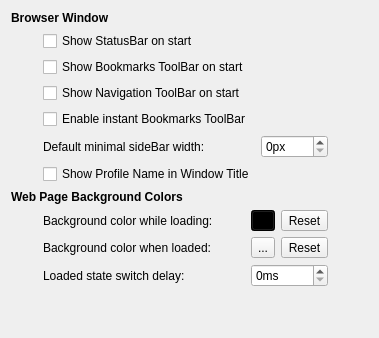
             <widget class="QWidget" name="tab_4">
              <attribute name="title">
               <string>Advanced options</string>
              </attribute>
              <layout class="QGridLayout" name="gridLayout_16">
               <item row="1" column="2">
                <layout class="QGridLayout" name="gridLayout_7">
                 <item row="1" column="0">
                  <widget class="QCheckBox" name="showBookmarksToolbar">
                   <property name="text">
                    <string>Show Bookmarks ToolBar on start</string>
                   </property>
                  </widget>
                 </item>
                 <item row="4" column="0">
                  <widget class="QLabel" name="label_56">
                   <property name="text">
                    <string>Default minimal sideBar width:</string>
                   </property>
                  </widget>
                 </item>
                 <item row="0" column="0">
                  <widget class="QCheckBox" name="showStatusbar">
                   <property name="text">
                    <string>Show StatusBar on start</string>
                   </property>
                  </widget>
                 </item>
                 <item row="2" column="0">
                  <widget class="QCheckBox" name="showNavigationToolbar">
                   <property name="text">
                    <string>Show Navigation ToolBar on start</string>
                   </property>
                  </widget>
                 </item>
                 <item row="3" column="0">
                  <widget class="QCheckBox" name="instantBookmarksToolbar">
                   <property name="text">
                    <string>Enable instant Bookmarks ToolBar</string>
                   </property>
                  </widget>
                 </item>
                 <item row="4" column="1">
                  <widget class="QSpinBox" name="defaultSideBarWidth">
                   <property name="suffix">
                    <string>px</string>
                   </property>
                   <property name="maximum">
                    <number>9999</number>
                   </property>
                  </widget>
                 </item>
                 <item row="5" column="0">
                  <widget class="QCheckBox" name="showProfileName">
                   <property name="text">
                    <string>Show Profile Name in Window Title</string>
                   </property>
                  </widget>
                 </item>
                </layout>
               </item>
               <item row="3" column="0" colspan="3">
                <widget class="QLabel" name="label_17">
                 <property name="text">
                  <string>&lt;html&gt;&lt;head/&gt;&lt;body&gt;&lt;p&gt;&lt;span style=&quot; font-weight:700;&quot;&gt;Web Page Background Colors&lt;/span&gt;&lt;/p&gt;&lt;/body&gt;&lt;/html&gt;</string>
                 </property>
                </widget>
               </item>
               <item row="6" column="2">
                <spacer name="verticalSpacer_12">
                 <property name="orientation">
                  <enum>Qt::Orientation::Vertical</enum>
                 </property>
                 <property name="sizeHint" stdset="0">
                  <size>
                   <width>20</width>
                   <height>40</height>
                  </size>
                 </property>
                </spacer>
               </item>
               <item row="5" column="2">
                <layout class="QGridLayout" name="gridLayout_25">
                 <item row="0" column="1">
                  <widget class="MacToolButton" name="backgroundColorLoading">
                   <property name="styleSheet">
                    <string notr="true">background: black;</string>
                   </property>
                   <property name="text">
                    <string>...</string>
                   </property>
                  </widget>
                 </item>
                 <item row="0" column="2">
                  <widget class="QToolButton" name="backgroundColorLoadingReset">
                   <property name="text">
                    <string>Reset</string>
                   </property>
                  </widget>
                 </item>
                 <item row="1" column="1">
                  <widget class="MacToolButton" name="backgroundColorLoaded">
                   <property name="text">
                    <string>...</string>
                   </property>
                  </widget>
                 </item>
                 <item row="1" column="2">
                  <widget class="QToolButton" name="backgroundColorLoadedReset">
                   <property name="text">
                    <string>Reset</string>
                   </property>
                  </widget>
                 </item>
                 <item row="1" column="0">
                  <widget class="QLabel" name="label_49">
                   <property name="text">
                    <string>Background color when loaded:</string>
                   </property>
                  </widget>
                 </item>
                 <item row="0" column="0">
                  <widget class="QLabel" name="label_21">
                   <property name="text">
                    <string>Background color while loading:</string>
                   </property>
                  </widget>
                 </item>
                 <item row="2" column="1" colspan="2">
                  <widget class="QSpinBox" name="loadedSwitchDelay">
                   <property name="suffix">
                    <string comment="miliseconds">ms</string>
                   </property>
                   <property name="maximum">
                    <number>5000</number>
                   </property>
                   <property name="singleStep">
                    <number>10</number>
                   </property>
                  </widget>
                 </item>
                 <item row="2" column="0">
                  <widget class="QLabel" name="label_55">
                   <property name="text">
                    <string comment="Time in milisencods which describes how long to wait after the page was initially loaded before switching the backgroung color to the loaded variant.">Loaded state switch delay:</string>
                   </property>
                  </widget>
                 </item>
                </layout>
               </item>
               <item row="0" column="0" colspan="3">
                <widget class="QLabel" name="label_18">
                 <property name="text">
                  <string>&lt;b&gt;Browser Window&lt;/b&gt;</string>
                 </property>
                </widget>
               </item>
               <item row="1" column="3">
                <spacer name="horizontalSpacer_2">
                 <property name="orientation">
                  <enum>Qt::Orientation::Horizontal</enum>
                 </property>
                 <property name="sizeHint" stdset="0">
                  <size>
                   <width>40</width>
                   <height>20</height>
                  </size>
                 </property>
                </spacer>
               </item>
               <item row="1" column="0">
                <spacer name="horizontalSpacer_8">
                 <property name="orientation">
                  <enum>Qt::Orientation::Horizontal</enum>
                 </property>
                 <property name="sizeType">
                  <enum>QSizePolicy::Policy::Fixed</enum>
                 </property>
                 <property name="sizeHint" stdset="0">
                  <size>
                   <width>20</width>
                   <height>20</height>
                  </size>
                 </property>
                </spacer>
               </item>
              </layout>
             </widget>
